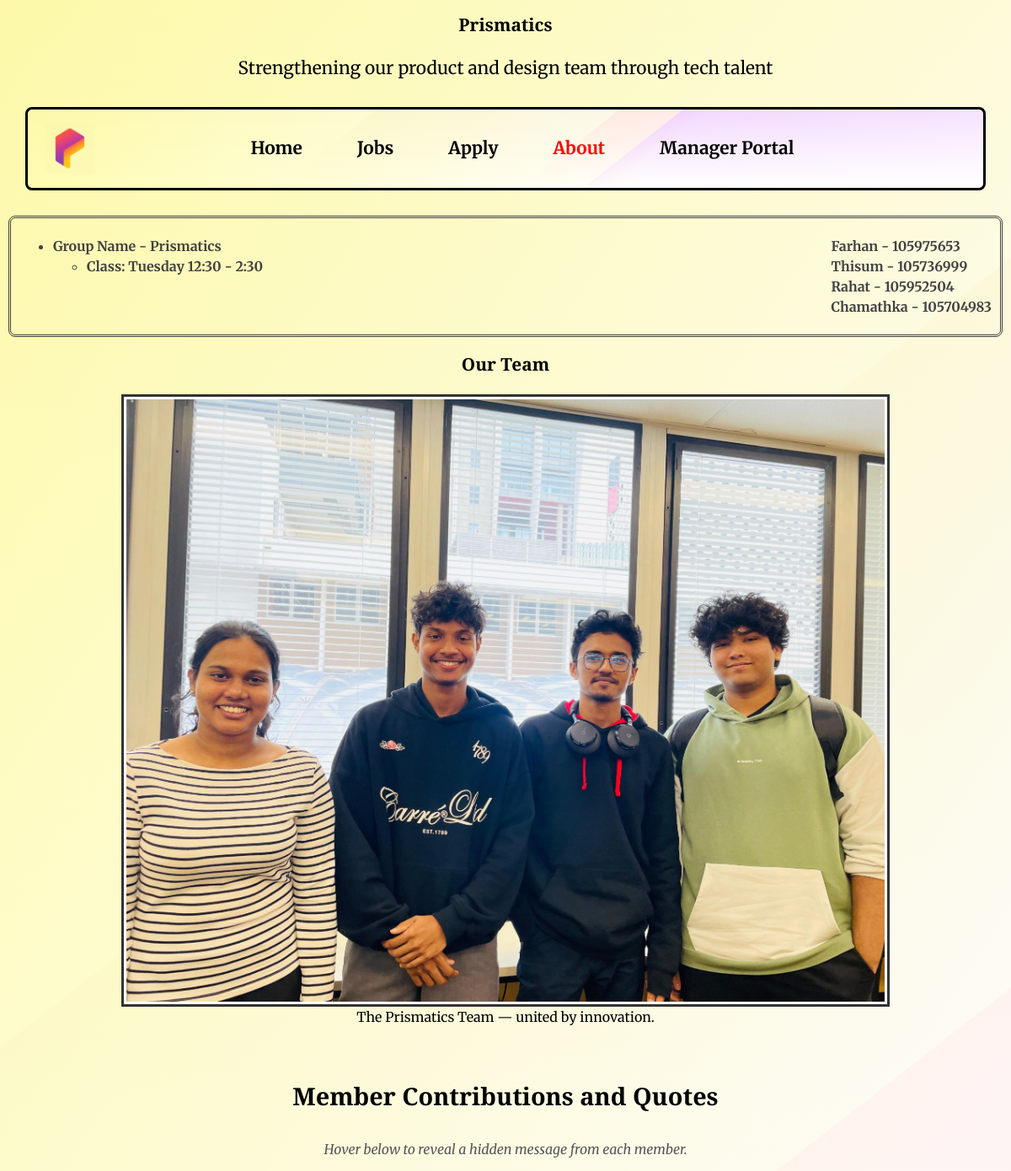
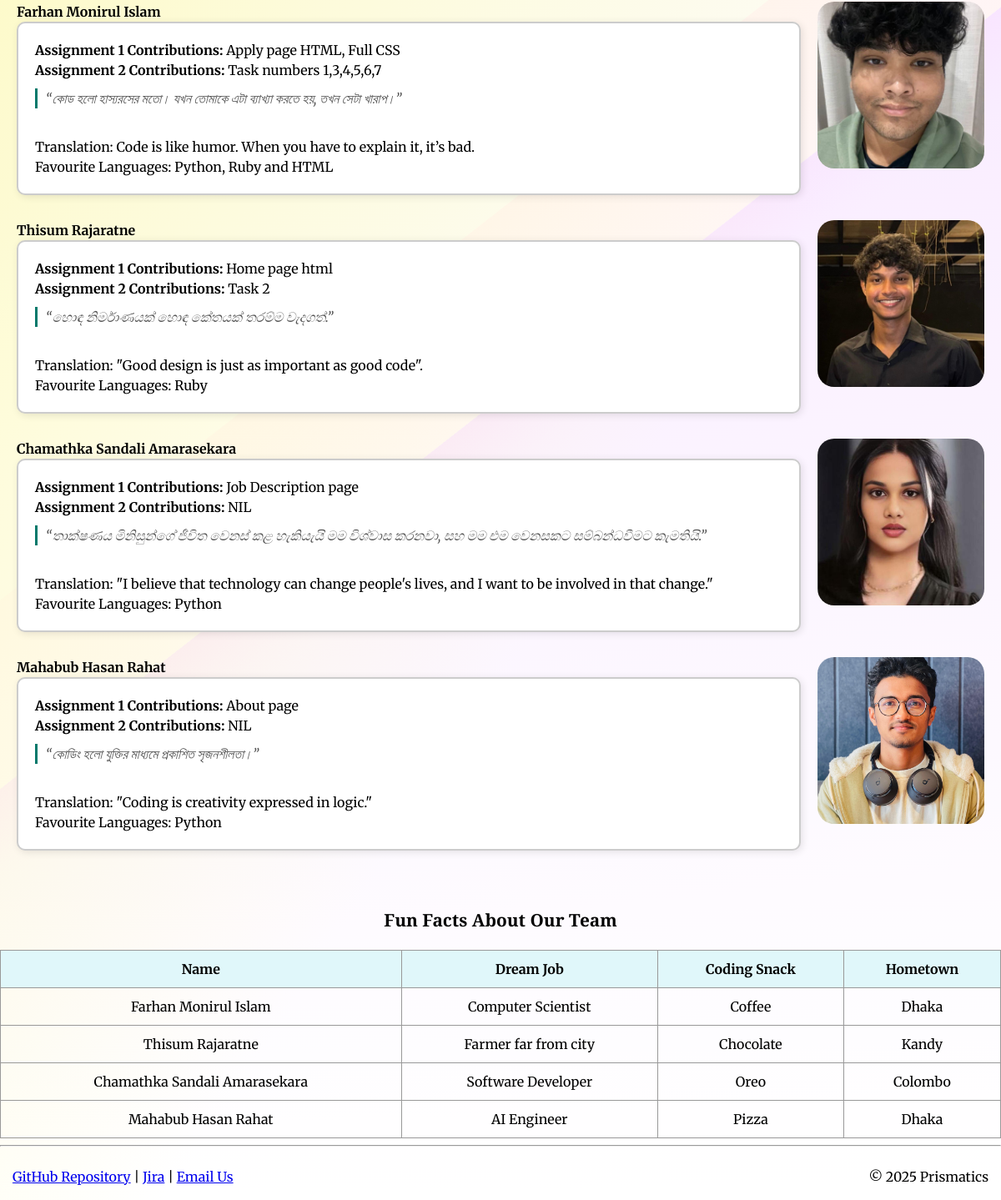
Page /about.php on the committed database (2 pictures, top to bottom).
### tables this page shows
CREATE TABLE `about_members` (
  `id` int(11) NOT NULL,
  `display_order` tinyint(4) DEFAULT 0,
  `full_name` varchar(100) NOT NULL,
  `student_id` varchar(20) DEFAULT NULL,
  `assignment1_contrib` varchar(255) DEFAULT '',
  `assignment2_contrib` varchar(255) DEFAULT '',
  `quote_native` text NOT NULL,
  `quote_translation` text NOT NULL,
  `favorite_languages` varchar(255) DEFAULT '',
  `hidden_note` text DEFAULT '',
  `note_color` varchar(7) DEFAULT '#333333',
  `photo` varchar(255) DEFAULT '',
  `dream_job` varchar(100) DEFAULT '',
  `coding_snack` varchar(100) DEFAULT '',
  `hometown` varchar(100) DEFAULT ''
);

### about.php (the view, shortened to what this page needs)
<?php
require_once("settings.php");
$current_page = "about";
$conn = @mysqli_connect($DB_HOST, $DB_USER, $DB_PASS);
mysqli_select_db($conn, $DB_NAME);
$create_sql = "
CREATE TABLE IF NOT EXISTS about_members (
  id INT AUTO_INCREMENT PRIMARY KEY,
  display_order TINYINT DEFAULT 0,
  full_name VARCHAR(100) NOT NULL,
  student_id VARCHAR(20) DEFAULT NULL,
  assignment1_contrib VARCHAR(255) DEFAULT '',
  assignment2_contrib VARCHAR(255) DEFAULT '',
  quote_native TEXT NOT NULL,
  quote_translation TEXT NOT NULL,
  favorite_languages VARCHAR(255) DEFAULT '',
  hidden_note TEXT DEFAULT '',
  note_color VARCHAR(7) DEFAULT '#333333',
  photo VARCHAR(255) DEFAULT '',
  dream_job VARCHAR(100) DEFAULT '',
  coding_snack VARCHAR(100) DEFAULT '',
  hometown VARCHAR(100) DEFAULT ''
) CHARACTER SET utf8mb4 COLLATE utf8mb4_unicode_ci";
mysqli_query($conn, $create_sql);
$members = mysqli_query($conn, "SELECT * FROM about_members ORDER BY display_order ASC, id ASC");
?>
<!DOCTYPE html>
<html lang="en">
<head>
  <?php include 'head.inc'; ?>
</head>
<body>
<?php include 'header.inc'; ?>
<div>
  <section id="group-info" class="group-flex">
    <div class="group-details">
      <ul>
        <li>Group Name - Prismatics
          <ul><li>Class: Tuesday 12:30 - 2:30</li></ul>
        </li>
      </ul>
    </div>
    <div>
      <p class="student-id">
        Farhan - 105975653 <br>
        Thisum - 105736999 <br>
        Rahat - 105952504 <br>
        Chamathka - 105704983
      </p>
    </div>
  </section>
</div>
<section>
  <h2>Our Team</h2>
  <figure>
    <img src="images/group_picture.jpg" title="Prismatics team" alt="Prismatics Team Photo" class="group-photo">
    <figcaption>The Prismatics Team — united by innovation.</figcaption>
  </figure>
</section>
<section id="Membercontrib">
  <h2>Member Contributions and Quotes</h2>
  <p style="text-align:center; font-style: italic; color:#555;">
    Hover below to reveal a hidden message from each member.
  </p>
  <?php if ($members && mysqli_num_rows($members) > 0): ?>
    <?php
      $rows = [];
      mysqli_data_seek($members, 0);
      while ($m = mysqli_fetch_assoc($members)):
        $rows[] = $m;
    ?>
      <div class="member-card">
        <dl>
          <dt><strong><?php echo htmlspecialchars($m['full_name']); ?></strong></dt>
          <dd>
            <strong>Assignment 1 Contributions:</strong> <?php echo htmlspecialchars($m['assignment1_contrib']); ?><br>
            <strong>Assignment 2 Contributions:</strong> <?php echo htmlspecialchars($m['assignment2_contrib']); ?><br>
            <em><?php echo htmlspecialchars($m['quote_native']); ?></em><br>
            <?php echo htmlspecialchars($m['quote_translation']); ?><br>
            Favourite Languages: <?php echo htmlspecialchars($m['favorite_languages']); ?><br>
          </dd>
        </dl>
        <div class="member-img">
          <img src="images/<?php echo htmlspecialchars($m['photo']); ?>"
               alt="<?php echo htmlspecialchars($m['full_name']); ?>"
               title="<?php echo htmlspecialchars(pathinfo($m['photo'], PATHINFO_FILENAME)); ?>">
        </div>
      </div>
    <?php endwhile; ?>
  <?php else: ?>
    <p style="text-align:center;">No team members found.</p>
  <?php endif; ?>
</section>
<section>
  <h2>Fun Facts About Our Team</h2>
  <table class="fun-facts">
    <thead>
      <tr>
        <th>Name</th>
        <th>Dream Job</th>
        <th>Coding Snack</th>
        <th>Hometown</th>
      </tr>
    </thead>
    <tbody>
      <?php foreach ($rows as $r): ?>
        <tr>
          <td><?php echo htmlspecialchars($r['full_name']); ?></td>
          <td><?php echo htmlspecialchars($r['dream_job']); ?></td>
          <td><?php echo htmlspecialchars($r['coding_snack']); ?></td>
          <td><?php echo htmlspecialchars($r['hometown']); ?></td>
        </tr>
      <?php endforeach; ?>
    </tbody>
  </table>
</section>
<?php include 'footer.inc'; ?>
</body>
</html>

### head.inc (shortened to what this page needs)
<link rel="stylesheet" href="styles/styles.css">

### header.inc (shortened to what this page needs)
<header>
  <div>
    <h1><?php echo $header_title ?? "Prismatics"; ?></h1>
  </div>
  <p id="top-para">Strengthening our product and design team through tech talent</p>
  <nav>
    <img src="images/logo3.png" alt="Prismatics logo" title="Prismatics Logo" class="logo">
    <ul class="nav-menu">
      <li><a href="index.php" class="<?php echo ($current_page=='home' ? 'active-link' : ''); ?>">Home</a></li>
      <li><a href="jobs.php" class="<?php echo ($current_page=='jobs' ? 'active-link' : ''); ?>">Jobs</a></li>
      <li><a href="apply.php" class="<?php echo ($current_page=='apply' ? 'active-link' : ''); ?>">Apply</a></li>
      <li><a href="about.php" class="<?php echo ($current_page=='about' ? 'active-link' : ''); ?>">About</a></li>
      <?php if (!isset($_SESSION['username'])): ?>
      <li><a href="login.php" class="<?php echo ($current_page=='login' ? 'active-link' : ''); ?>">Manager Portal</a></li>
      <?php else: ?>
      <li><a href="manage.php" class="<?php echo ($current_page=='manage' ? 'active-link' : ''); ?>">Manage EOIs</a></li>
      <?php endif; ?>
    </ul>
  </nav>
</header>

### footer.inc
<footer>
  <hr id="footerhr">
  <p id="footerp">
    <a href="https://github.com/105975653/Prismatics_group-project.git" target="_blank">GitHub Repository</a> |
    <a href="https://officialfarhan155.atlassian.net/jira/software/projects/PG/boards/67?atlOrigin=eyJpIjoiMzhlODY4NzlkNjRjNGU2OThlZjA5ZDBlMWUzMTMxNzQiLCJwIjoiaiJ9" target="_blank">Jira</a> |
    <a href="mailto:info@companyname.com">Email Us</a>
  </p>
  <p id="copy">&copy; 2025 Prismatics</p>
</footer>

### styles/styles.css (style rules this page uses)
body { background: linear-gradient(123deg, #FFFCAC 0%, #FFFFFF 67%), linear-gradient(180deg, #D8D8D8 0%, #ffffff 100%), linear-gradient(142deg, #F9F5F0 0%, #F9F5F0 33%, #F2EAD3 calc(33% + 1px), #F2EAD3 56%, #ffbcbc calc(56% + 1px), #ffbcbc 62%, #d57cff calc(62% + 1px), #e5adff 100%); background-blend-mode: multiply, overlay, normal; font-family: 'Merriweather', serif; line-height: 1.5; margin: 0; padding: 0; }
.nav-menu li { list-style-type: none; display: inline; padding: 30px; }
.nav-menu li a { text-decoration: none; color: #000000; font-weight: bold; transition: color 0.7s, text-shadow 0.5s; }
.nav-menu li a.active-link { color: #ff0000; }
h1, h2, h3 { font-family: 'Playfair Display', serif; font-weight: 700; }
h1, h2, #introm, #top-para, .nav-menu { text-align: center; font-size: 1.3rem; }
nav { position: relative; border: 0.2rem solid #000000; padding: 10px 20px; margin: 30px; border-radius: 8px; background: linear-gradient(123deg, #FFFCAC 0%, #FFFFFF 67%), linear-gradient(180deg, #D8D8D8 0%, #ffffff 100%), linear-gradient(142deg, #F9F5F0 0%, #F9F5F0 33%, #F2EAD3 calc(33% + 1px), #F2EAD3 56%, #ffbcbc calc(56% + 1px), #ffbcbc 62%, #d57cff calc(62% + 1px), #e5adff 100%); background-blend-mode: multiply, overlay, normal; display: flex; align-items: center; justify-content: center; }
.logo { position: absolute; left: 20px; height: 80px; mix-blend-mode: multiply; }
#footerp { clear: both; float: left; margin-left: 15px; }
#footerhr { clear: both; }
#copy { float: right; margin-right: 15px; }
header img.logo { width: 60px; height: auto; }
.group-flex { display: flex; justify-content: space-between; font-weight: bold; border: 0.2rem double #424242; padding: 5px 10px; margin: 10px; border-radius: 8px; color: #424242; }
.group-photo { width: 900px; border: 3px solid #333; padding: 3px; background: #fff; display: block; margin: auto; }
figure { text-align: center; margin-top: 20px; }
.fun-facts { width: 100%; border-collapse: collapse; margin-top: 20px; }
.fun-facts th, .fun-facts td { border: 1px solid #999; padding: 10px; text-align: center; }
.fun-facts th { background-color: #e0f7fa; font-weight: bold; }
#Membercontrib { padding: 20px; }
#Membercontrib h2 { text-align: center; margin-bottom: 30px; font-size: 1.8em; }
.member-card { display: flex; align-items: flex-start; gap: 20px; margin-bottom: 30px; }
.member-card dl { width: 100%; margin: 0; padding: 0; }
.member-card dd { flex: 1; background-color: #fff; border: 2px solid #ccc; border-radius: 10px; padding: 20px; box-shadow: 2px 2px 10px rgba(0,0,0,0.1); margin: 0; }
.member-card dd em { display: block; font-style: italic; margin: 10px 0; padding-left: 10px; border-left: 3px solid #00796b; color: #555; }
.member-img img { width: 200px; height: 200px; border-radius: 10%; object-fit: cover; }

### rows in the picture
about_members: full_name "Farhan Monirul Islam", assignment1_contrib "Apply page HTML, Full CSS", assignment2_contrib "Task numbers 1,3,4,5,6,7", quote_native "“কোড হলো হাস্যরসের মতো। যখন তোমাকে এটা ব্যাখ্যা করতে হয়, তখন সেটা খারাপ।”", quote_translation "Translation: Code is like humor. When you have to explain it, it’s bad.", favorite_languages "Python, Ruby and HTML", photo (picture), dream_job "Computer Scientist", coding_snack "Coffee", hometown "Dhaka"
about_members: full_name "Thisum Rajaratne", assignment1_contrib "Home page html", assignment2_contrib "Task 2", quote_native "“හොඳ නිර්මාණයක් හොඳ කේතයක් තරම්ම වැදගත්.”", quote_translation "Translation: \"Good design is just as important as good code\".", favorite_languages "Ruby", photo (picture), dream_job "Farmer far from city", coding_snack "Chocolate", hometown "Kandy"
about_members: full_name "Chamathka Sandali Amarasekara", assignment1_contrib "Job Description page", assignment2_contrib "NIL", quote_native "“තාක්ෂණය මිනිසුන්ගේ ජීවිත වෙනස් කළ හැකියැයි මම විශ්වාස කරනවා, සහ මම එම වෙනසකට සම්බන්ධවීමට කැමතියි.”", quote_translation "Translation: \"I believe that technology can change people's lives, and I want to be involved in that change.\"", favorite_languages "Python", photo (picture), dream_job "Software Developer", coding_snack "Oreo", hometown "Colombo"
about_members: full_name "Mahabub Hasan Rahat", assignment1_contrib "About page", assignment2_contrib "NIL", quote_native "“কোডিং হলো যুক্তির মাধ্যমে প্রকাশিত সৃজনশীলতা।”", quote_translation "Translation: \"Coding is creativity expressed in logic.\"", favorite_languages "Python", photo (picture), dream_job "AI Engineer", coding_snack "Pizza", hometown "Dhaka"

### other values in the picture
$header_title "Prismatics"
